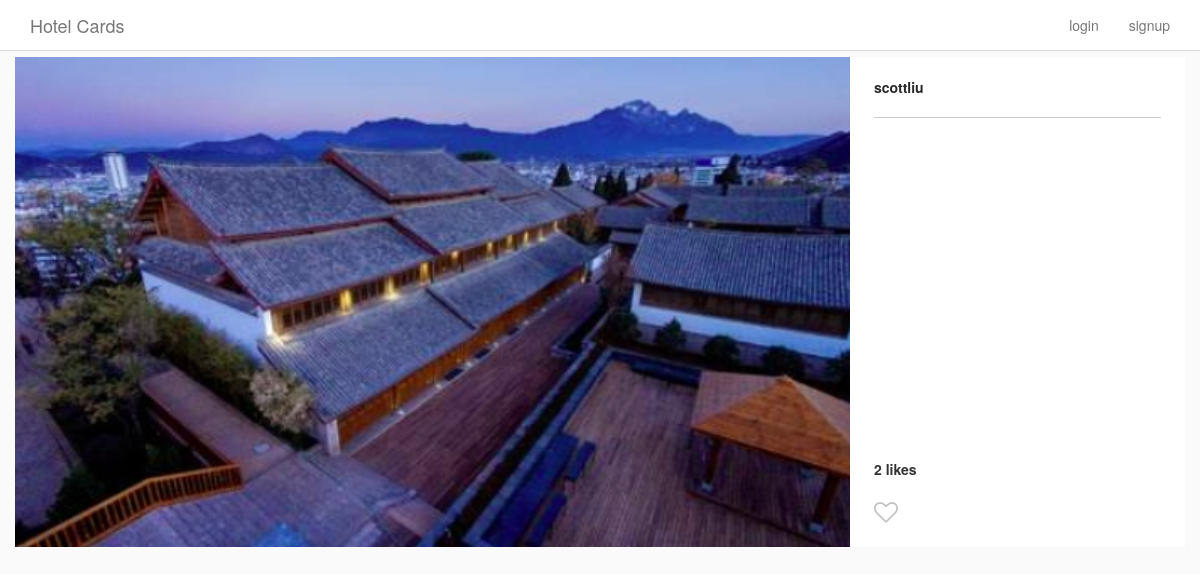
/post/1, run on an earlier commit of the app's database.
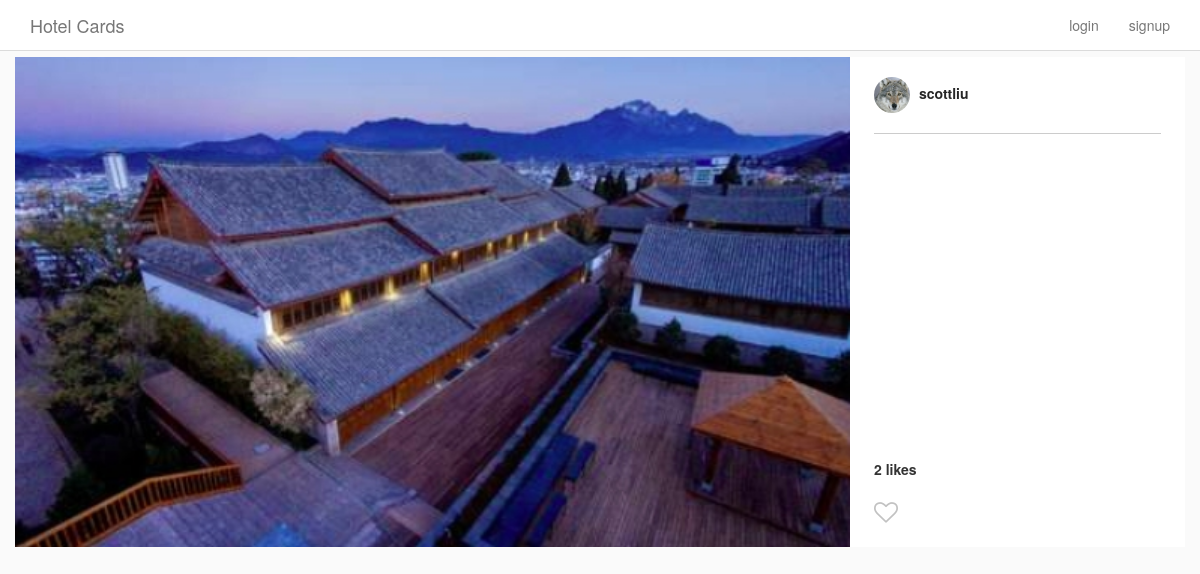
And on a later commit of the database.
### Insta/models.py (models this page shows, shortened)
class Post(models.Model):
    author = models.ForeignKey( #Post也应该是一个foreign key，因为其应是指向某一个发这个post的用户
        InstaUser,
        on_delete = models.CASCADE,
        related_name = 'my_posts' #当我处于当前用户时，我可以通过my_posts来找到我发过的posts.
    )
    title = models.TextField(blank = True, null = True)
    image = ProcessedImageField(
        upload_to = 'static/images/posts', #image 都储存在post里面
        format = 'JPEG',
        options = {'quality':100},
        blank = True,
        null = True,
    )
    def get_like_count(self):
        return self.likes.count()

class InstaUser(AbstractUser): #在继承Django中自带的AbstractUser后再自己定义一个profile picture
    profile_pic = ProcessedImageField(
        upload_to = 'static/images/profiles',
        format = 'JPEG',
        options = {'quality':100},
        blank = True,
        null = True,
    )

### Insta/views.py (the view)
# urls.py: path('post/<int:pk>', PostDetailView.as_view(), name = 'post_detail'), #a key will be provided with the post and use it as primary key to render it.
class PostDetailView(DetailView):
    model = Post
    template_name = 'post_detail.html'

### Insta/templatetags/custom_tags.py (called while the page is built)
@register.simple_tag
def has_user_liked_post(post, user):
    try:
        like = Like.objects.get(post=post, user=user)
        return "fa-heart"
    except:
        return "fa-heart-o"

### templates/post_detail.html
{% extends "base.html" %}
{% load custom_tags %}
{% block content %}
<div class="row single-post">
    <div class="single-post-card view-update {{ object.pk }}">
        <div class="header">
            <a href="{% url 'helloWorld' %}">
                {% if object.author.profile_pic %}
                    <img class="picture-circle--medium" src="/{{object.author.profile_pic}}">
                {% endif %}
                {{ object.author.username }}
            </a>
        </div>
        <div class="image__wrapper">
            <img class="card__main-image" src="/{{object.image}}" width='1000', height='1000'>
        </div>
        <div class="comments-portion">
            <div class="likes-timestamp-row">
                <div class="likes">
                    {% if object.get_like_count %}
                        {{ object.get_like_count }} like{% if object.get_like_count > 1 %}s{% endif %}
                    {% endif %}
                </div>
            </div>
            <section class="input-row">
                <i class="fa {% has_user_liked_post post user %} submit-like" aria-hidden="true"></i>
            </section>
        </div>
    </div>
</div>
{% endblock content %}

What changed in the data, as far as the page shows it:
changed through a linked row, Post "scottliu": author.profile_pic: picture added
